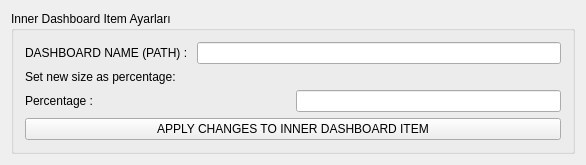
<?xml version="1.0" encoding="UTF-8"?>
<ui version="4.0">
 <class>InnerDashboardItemEdit</class>
 <widget class="QWidget" name="InnerDashboardItemEdit">
  <property name="geometry">
   <rect>
    <x>0</x>
    <y>0</y>
    <width>586</width>
    <height>156</height>
   </rect>
  </property>
  <property name="windowTitle">
   <string>InnerDashboardItemEdit</string>
  </property>
  <layout class="QVBoxLayout" name="verticalLayout">
   <item>
    <widget class="QGroupBox" name="groupBox">
     <property name="title">
      <string>Inner Dashboard Item Ayarları</string>
     </property>
     <layout class="QVBoxLayout" name="verticalLayout_2">
      <item>
       <layout class="QGridLayout" name="gridLayout">
        <item row="0" column="1">
         <widget class="QLineEdit" name="lineEditInnerDashboardName"/>
        </item>
        <item row="0" column="0">
         <widget class="QLabel" name="label">
          <property name="text">
           <string>DASHBOARD NAME (PATH) : </string>
          </property>
         </widget>
        </item>
       </layout>
      </item>
      <item>
       <layout class="QVBoxLayout" name="verticalLayout_3">
        <property name="sizeConstraint">
         <enum>QLayout::SetFixedSize</enum>
        </property>
        <item>
         <widget class="QLabel" name="label_2">
          <property name="maximumSize">
           <size>
            <width>16777215</width>
            <height>25</height>
           </size>
          </property>
          <property name="text">
           <string>Set new size as percentage:</string>
          </property>
         </widget>
        </item>
        <item>
         <layout class="QHBoxLayout" name="horizontalLayout">
          <property name="sizeConstraint">
           <enum>QLayout::SetDefaultConstraint</enum>
          </property>
          <item>
           <widget class="QLabel" name="label_3">
            <property name="sizePolicy">
             <sizepolicy hsizetype="Preferred" vsizetype="Preferred">
              <horstretch>0</horstretch>
              <verstretch>0</verstretch>
             </sizepolicy>
            </property>
            <property name="maximumSize">
             <size>
              <width>16777215</width>
              <height>25</height>
             </size>
            </property>
            <property name="text">
             <string>Percentage : </string>
            </property>
           </widget>
          </item>
          <item>
           <widget class="QLineEdit" name="lineEditInnerDashboardSizeAsPercentage">
            <property name="sizePolicy">
             <sizepolicy hsizetype="Preferred" vsizetype="Fixed">
              <horstretch>0</horstretch>
              <verstretch>0</verstretch>
             </sizepolicy>
            </property>
            <property name="maximumSize">
             <size>
              <width>16777215</width>
              <height>25</height>
             </size>
            </property>
           </widget>
          </item>
         </layout>
        </item>
       </layout>
      </item>
      <item>
       <widget class="QPushButton" name="pushButtonApplyChanges">
        <property name="text">
         <string>APPLY CHANGES TO INNER DASHBOARD ITEM</string>
        </property>
       </widget>
      </item>
     </layout>
    </widget>
   </item>
  </layout>
 </widget>
 <layoutdefault spacing="6" margin="11"/>
 <resources/>
 <connections/>
</ui>
